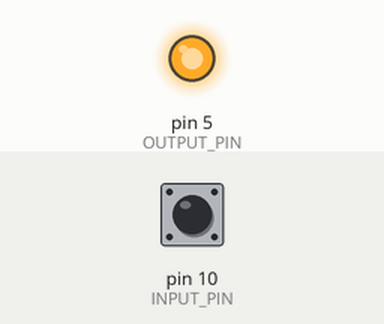
Recording of a sketch running on a simulated Arduino Uno, built with avr-gcc and run on an emulated ATmega328P. Parts: output pins drawn as LEDs (lit = HIGH). The test bench sets the inputs (shaded band); at power-on: pin 10 (INPUT_PIN) HIGH.

Above: at 1.8 s.
1.9 s: pin 10 (INPUT_PIN) pulled LOW for 0.6 s
At 2.4 s:
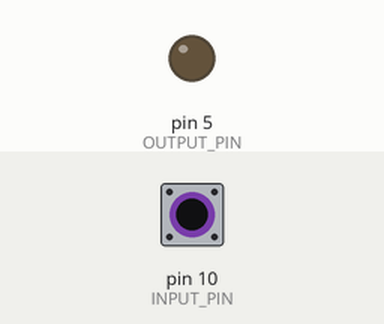
4.0 s: pin 10 (INPUT_PIN) pulled LOW for 3.2 s
At 8.2 s:
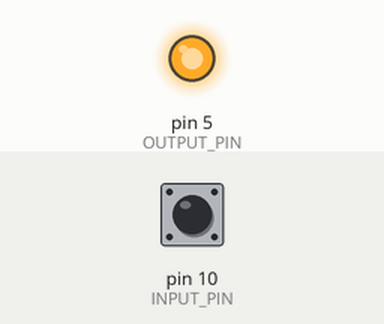
Timing chart, 0 to 9.7 s (numbered marks = the images above; inputs shaded):
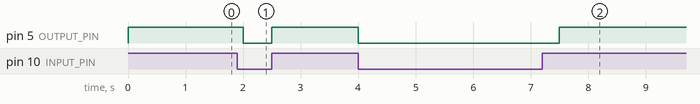

The sketch:

input.ino
```cpp
/*
Button Input
by Samson Chen
2023-12-11
*/

// pins
#define OUTPUT_PIN 5
#define INPUT_PIN 10

// start up
void setup() {
  pinMode(OUTPUT_PIN, OUTPUT);
  pinMode(INPUT_PIN, INPUT_PULLUP);
}

// loops
void loop() {
  if( digitalRead(INPUT_PIN) == HIGH ) {

    digitalWrite(OUTPUT_PIN, HIGH);
  } else {

    digitalWrite(OUTPUT_PIN, LOW);
  }

  delay(500);
}
```

Measured:
- after the input at 1.9 s, pin 5 (OUTPUT_PIN): HIGH → LOW after 0.10 s, → HIGH 0.50 s later
- after the input at 4.0 s, pin 5 (OUTPUT_PIN): HIGH → LOW at once, → HIGH 3.5 s later
